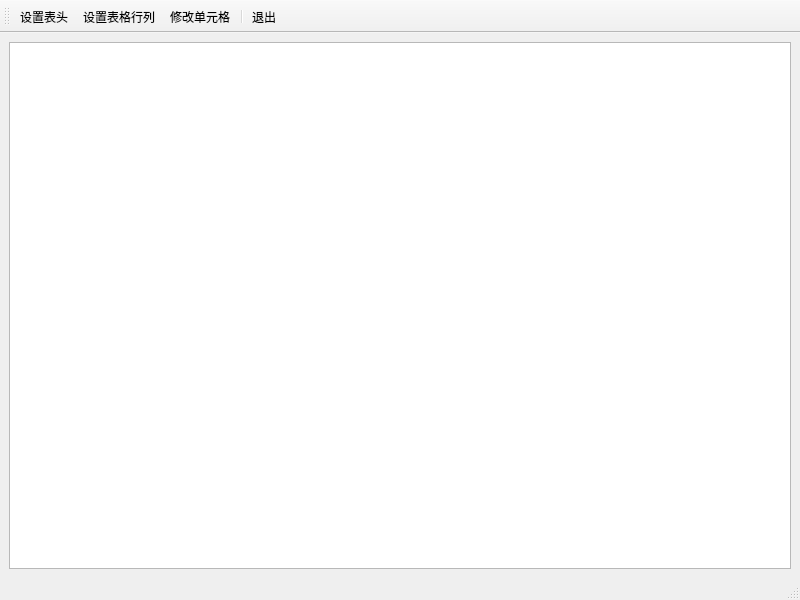
<?xml version="1.0" encoding="UTF-8"?>
<ui version="4.0">
 <class>ExCustomMainWin</class>
 <widget class="QMainWindow" name="ExCustomMainWin">
  <property name="geometry">
   <rect>
    <x>0</x>
    <y>0</y>
    <width>800</width>
    <height>600</height>
   </rect>
  </property>
  <property name="windowTitle">
   <string>MainWindow</string>
  </property>
  <widget class="QWidget" name="centralwidget">
   <layout class="QHBoxLayout" name="horizontalLayout">
    <item>
     <widget class="QTableView" name="tableView"/>
    </item>
   </layout>
  </widget>
  <widget class="QMenuBar" name="menubar">
   <property name="geometry">
    <rect>
     <x>0</x>
     <y>0</y>
     <width>800</width>
     <height>26</height>
    </rect>
   </property>
  </widget>
  <widget class="QStatusBar" name="statusbar"/>
  <widget class="QToolBar" name="toolBar">
   <property name="windowTitle">
    <string>toolBar</string>
   </property>
   <property name="toolButtonStyle">
    <enum>Qt::ToolButtonTextBesideIcon</enum>
   </property>
   <attribute name="toolBarArea">
    <enum>TopToolBarArea</enum>
   </attribute>
   <attribute name="toolBarBreak">
    <bool>false</bool>
   </attribute>
   <addaction name="actSetHeader"/>
   <addaction name="actSetSize"/>
   <addaction name="actLocate"/>
   <addaction name="separator"/>
   <addaction name="actQuit"/>
  </widget>
  <action name="actSetHeader">
   <property name="icon">
    <iconset resource="../../../../resources/resources.qrc">
     <normaloff>:/images/ExQtCustomDialog/Image002.png</normaloff>:/images/ExQtCustomDialog/Image002.png</iconset>
   </property>
   <property name="text">
    <string>设置表头</string>
   </property>
   <property name="toolTip">
    <string>设置表头列表</string>
   </property>
  </action>
  <action name="actSetSize">
   <property name="icon">
    <iconset resource="../../../../resources/resources.qrc">
     <normaloff>:/images/ExQtCustomDialog/Image001.png</normaloff>:/images/ExQtCustomDialog/Image001.png</iconset>
   </property>
   <property name="text">
    <string>设置表格行列</string>
   </property>
   <property name="toolTip">
    <string>设置表格行列数</string>
   </property>
  </action>
  <action name="actLocate">
   <property name="icon">
    <iconset resource="../../../../resources/resources.qrc">
     <normaloff>:/images/ExQtCustomDialog/Image004.jpg</normaloff>:/images/ExQtCustomDialog/Image004.jpg</iconset>
   </property>
   <property name="text">
    <string>修改单元格</string>
   </property>
   <property name="toolTip">
    <string>修改某一单元格</string>
   </property>
  </action>
  <action name="actQuit">
   <property name="icon">
    <iconset resource="../../../../resources/resources.qrc">
     <normaloff>:/images/ExQtCustomDialog/Image003.png</normaloff>:/images/ExQtCustomDialog/Image003.png</iconset>
   </property>
   <property name="text">
    <string>退出</string>
   </property>
   <property name="toolTip">
    <string>退出程序</string>
   </property>
  </action>
 </widget>
 <resources>
  <include location="../../../../resources/resources.qrc"/>
 </resources>
 <connections>
  <connection>
   <sender>actQuit</sender>
   <signal>triggered()</signal>
   <receiver>ExCustomMainWin</receiver>
   <slot>close()</slot>
   <hints>
    <hint type="sourcelabel">
     <x>-1</x>
     <y>-1</y>
    </hint>
    <hint type="destinationlabel">
     <x>399</x>
     <y>299</y>
    </hint>
   </hints>
  </connection>
 </connections>
</ui>
